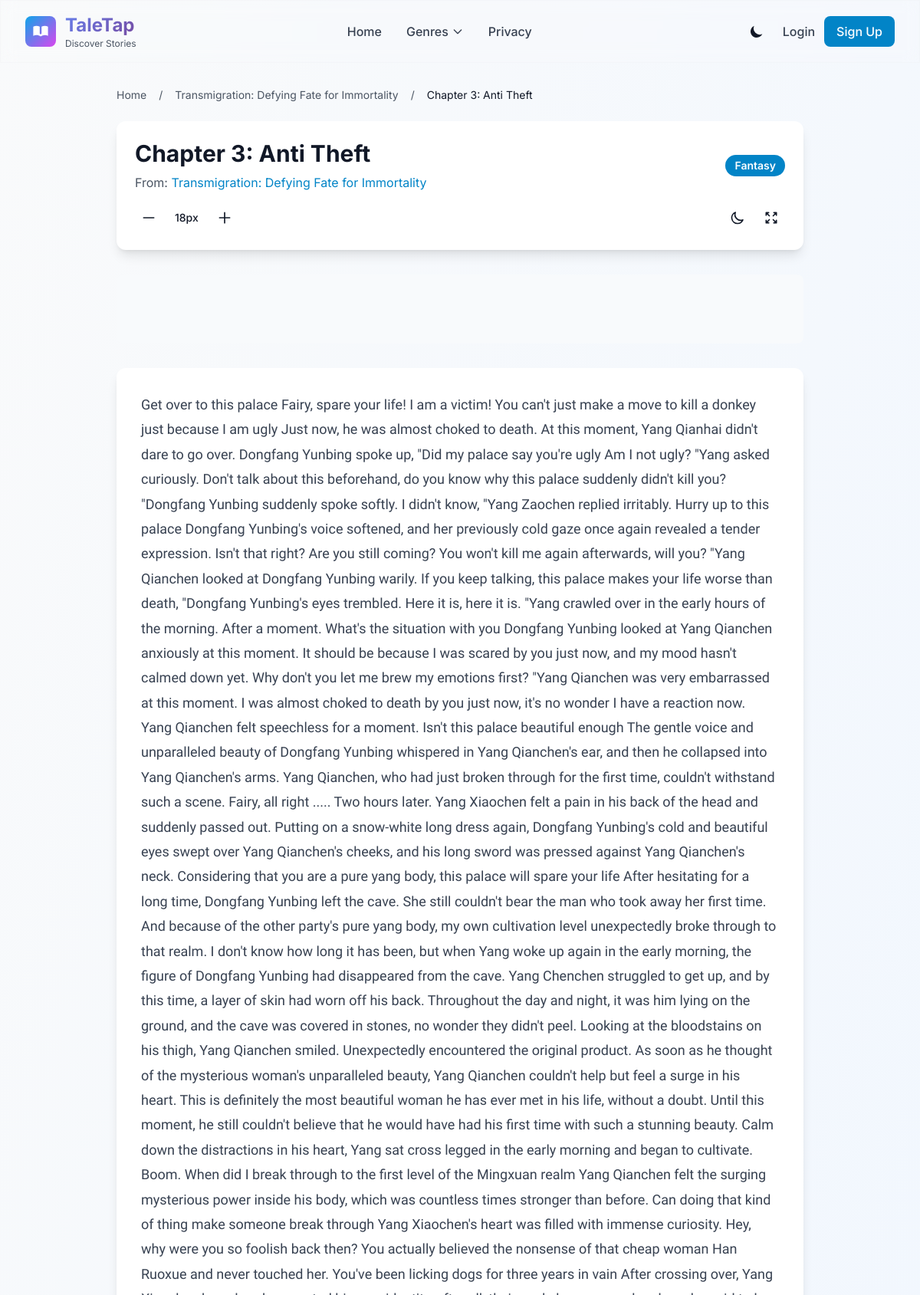
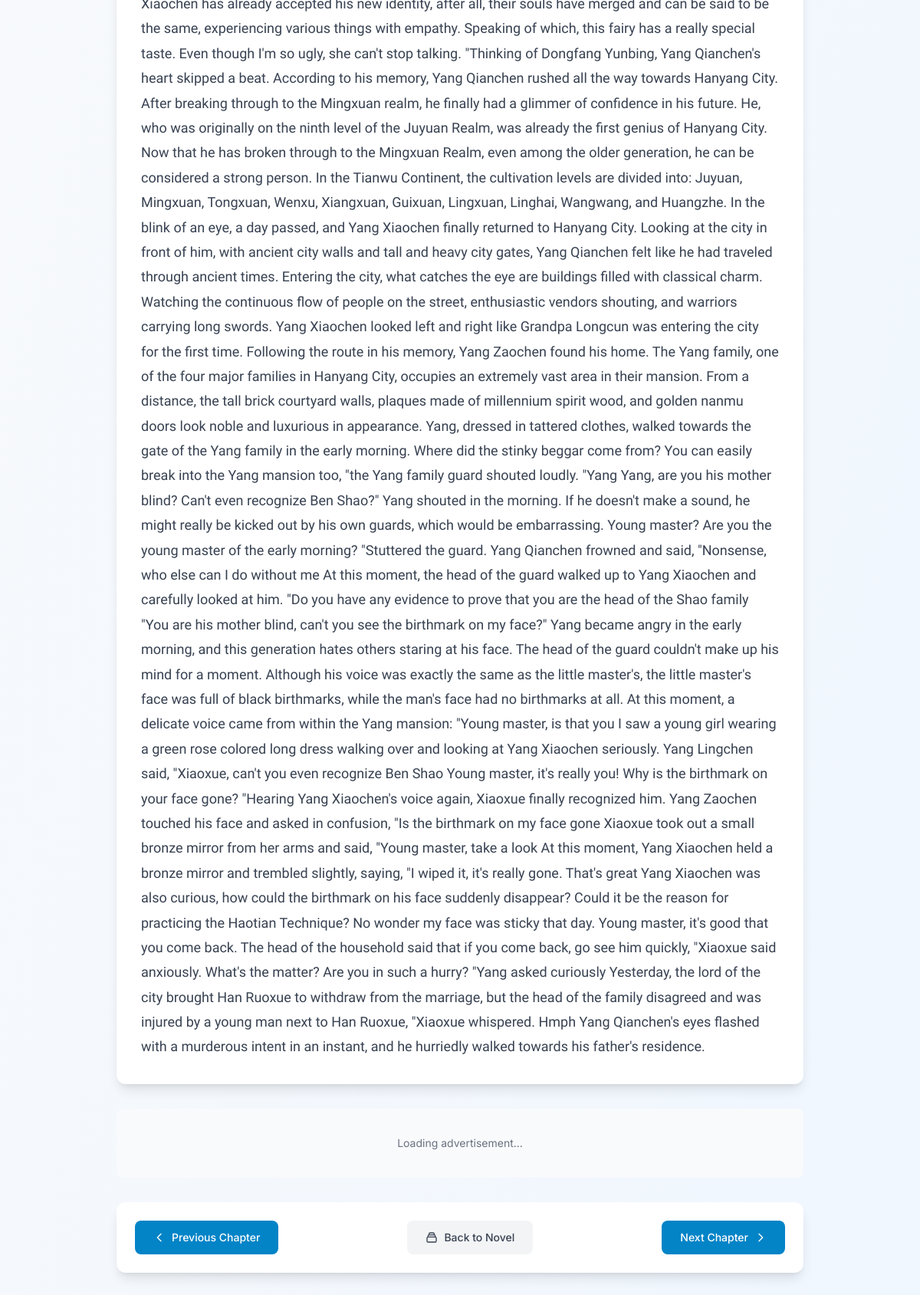
The app's page /novel/1/chapter/5 (upper part) with its own data (2 pictures, top to bottom).
### models.py (models this page shows)
class Novel(db.Model):
    id = db.Column(db.Integer, primary_key=True)
    title = db.Column(db.String(100), nullable=False)
    description = db.Column(db.Text, nullable=False)
    cover_image = db.Column(db.String(200))  # 封面图片路径
    chapters = db.relationship('Chapter', backref='novel', lazy=True)
    category = db.Column(db.String(50))

class Chapter(db.Model):
    id = db.Column(db.Integer, primary_key=True)
    novel_id = db.Column(db.Integer, db.ForeignKey('novel.id'), nullable=False)
    title = db.Column(db.String(100), nullable=False)
    content = db.Column(db.Text, nullable=False)
    comments = db.relationship('Comment', backref='chapter', lazy=True)

### app.py (the view)
@app.route('/novel/<int:novel_id>/chapter/<int:chapter_id>')
def chapter(novel_id, chapter_id):
    chapter = Chapter.query.get_or_404(chapter_id)
    if chapter.novel_id != novel_id:
        flash('Chapter does not belong to this novel')  # '章节不属于该小说'
        return redirect(url_for('novel', novel_id=novel_id))
    chapters = Chapter.query.filter_by(novel_id=novel_id).order_by(Chapter.id).all()
    chapter_ids = [c.id for c in chapters]
    current_index = chapter_ids.index(chapter_id)
    prev_chapter_id = chapter_ids[current_index - 1] if current_index > 0 else None
    next_chapter_id = chapter_ids[current_index + 1] if current_index < len(chapter_ids) - 1 else None
    form = CommentForm()
    return render_template('chapter.html', chapter=chapter, form=form,
                           prev_chapter_id=prev_chapter_id, next_chapter_id=next_chapter_id, novel_id=novel_id)

### templates/chapter.html (shortened to what this page needs)
{% extends 'base.html' %}
{% block content %}
<div class="max-w-4xl mx-auto">
    <nav class="text-sm text-gray-600 dark:text-gray-400 mb-6" aria-label="Breadcrumb">
        <ol class="flex items-center space-x-2">
            <li><a href="{{ url_for('index') }}" class="hover:text-primary-600 dark:hover:text-primary-400">Home</a></li>
            <li><span class="mx-2">/</span></li>
            <li><a href="{{ url_for('novel', novel_id=chapter.novel.id) }}" class="hover:text-primary-600 dark:hover:text-primary-400">{{ chapter.novel.title }}</a></li>
            <li><span class="mx-2">/</span></li>
            <li class="text-gray-900 dark:text-gray-100">{{ chapter.title }}</li>
        </ol>
    </nav>
    <div class="bg-white dark:bg-gray-800 rounded-xl shadow-lg p-6 mb-8">
        <div class="flex items-center justify-between mb-4">
            <div>
                <h1 class="text-3xl font-bold text-gray-900 dark:text-white mb-2">{{ chapter.title }}</h1>
                <p class="text-gray-600 dark:text-gray-300">From: <a href="{{ url_for('novel', novel_id=chapter.novel.id) }}" class="text-primary-600 dark:text-primary-400 hover:underline">{{ chapter.novel.title }}</a></p>
            </div>
            {% if chapter.novel.category %}
            <span class="px-3 py-1 text-sm font-semibold text-white bg-primary-600 rounded-full">
                {{ chapter.novel.category }}
            </span>
            {% endif %}
        </div>
        <div class="flex items-center justify-between flex-wrap gap-4">
            <div class="flex items-center space-x-4">
                <button id="font-size-decrease" class="p-2 rounded-lg hover:bg-gray-100 dark:hover:bg-gray-700 transition-colors" title="Decrease font size">
                    <svg class="w-5 h-5" fill="none" stroke="currentColor" viewBox="0 0 24 24">
                        <path stroke-linecap="round" stroke-linejoin="round" stroke-width="2" d="M20 12H4"/>
                    </svg>
                </button>
                <span id="font-size-display" class="text-sm font-medium">18px</span>
                <button id="font-size-increase" class="p-2 rounded-lg hover:bg-gray-100 dark:hover:bg-gray-700 transition-colors" title="Increase font size">
                    <svg class="w-5 h-5" fill="none" stroke="currentColor" viewBox="0 0 24 24">
                        <path stroke-linecap="round" stroke-linejoin="round" stroke-width="2" d="M12 4v16m8-8H4"/>
                    </svg>
                </button>
            </div>
            <div class="flex items-center space-x-2">
                <button id="toggle-dark-mode" class="p-2 rounded-lg hover:bg-gray-100 dark:hover:bg-gray-700 transition-colors" title="Toggle dark mode">
                    <svg class="w-5 h-5" fill="none" stroke="currentColor" viewBox="0 0 24 24">
                        <path stroke-linecap="round" stroke-linejoin="round" stroke-width="2" d="M20.354 15.354A9 9 0 018.646 3.646 9.003 9.003 0 0012 21a9.003 9.003 0 008.354-5.646z"/>
                    </svg>
                </button>
                <button id="toggle-fullscreen" class="p-2 rounded-lg hover:bg-gray-100 dark:hover:bg-gray-700 transition-colors" title="Toggle fullscreen">
                    <svg class="w-5 h-5" fill="none" stroke="currentColor" viewBox="0 0 24 24">
                        <path stroke-linecap="round" stroke-linejoin="round" stroke-width="2" d="M4 8V4m0 0h4M4 4l5 5m11-1V4m0 0h-4m4 0l-5 5M4 16v4m0 0h4m-4 0l5-5m11 5l-5-5m5 5v-4m0 4h-4"/>
                    </svg>
                </button>
            </div>
        </div>
    </div>
    <div class="ad-container mb-8">
    </div>
    <div class="bg-white dark:bg-gray-800 rounded-xl shadow-lg p-8 mb-8">
        <div id="chapter-content" class="chapter-content prose prose-lg max-w-none dark:prose-invert">
            {{ chapter.content | safe }}
        </div>
    </div>
    <div class="ad-container mb-8">
    </div>
    <div class="bg-white dark:bg-gray-800 rounded-xl shadow-lg p-6 mb-8">
        <div class="flex justify-between items-center">
            {% if prev_chapter_id %}
                <a href="{{ url_for('chapter', novel_id=novel_id, chapter_id=prev_chapter_id) }}"
                   class="inline-flex items-center px-6 py-3 text-sm font-medium text-white bg-primary-600 hover:bg-primary-700 rounded-lg transition-colors">
                    <svg class="w-4 h-4 mr-2" fill="none" stroke="currentColor" viewBox="0 0 24 24">
                        <path stroke-linecap="round" stroke-linejoin="round" stroke-width="2" d="M15 19l-7-7 7-7"/>
                    </svg>
                    Previous Chapter
                </a>
            {% endif %}
            <a href="{{ url_for('novel', novel_id=chapter.novel.id) }}"
               class="inline-flex items-center px-6 py-3 text-sm font-medium text-gray-700 dark:text-gray-300 bg-gray-100 dark:bg-gray-700 hover:bg-gray-200 dark:hover:bg-gray-600 rounded-lg transition-colors">
                <svg class="w-4 h-4 mr-2" fill="none" stroke="currentColor" viewBox="0 0 24 24">
                    <path stroke-linecap="round" stroke-linejoin="round" stroke-width="2" d="M19 11H5m14 0a2 2 0 012 2v6a2 2 0 01-2 2H5a2 2 0 01-2-2v-6a2 2 0 012-2m14 0V9a2 2 0 00-2-2M5 11V9a2 2 0 012-2m0 0V5a2 2 0 012-2h6a2 2 0 012 2v2M7 7h10"/>
                </svg>
                Back to Novel
            </a>
            {% if next_chapter_id %}
                <a href="{{ url_for('chapter', novel_id=novel_id, chapter_id=next_chapter_id) }}"
                   class="inline-flex items-center px-6 py-3 text-sm font-medium text-white bg-primary-600 hover:bg-primary-700 rounded-lg transition-colors">
                    Next Chapter
                    <svg class="w-4 h-4 ml-2" fill="none" stroke="currentColor" viewBox="0 0 24 24">
                        <path stroke-linecap="round" stroke-linejoin="round" stroke-width="2" d="M9 5l7 7-7 7"/>
                    </svg>
                </a>
            {% endif %}
        </div>
    </div>
</div>
{% endblock %}

### templates/base.html (style rules this page uses)
.ad-container { margin: 2rem 0; text-align: center; min-height: 90px; background: #f8fafc; border-radius: 8px; display: flex; align-items: center; justify-content: center; }
.chapter-content { font-family: 'Georgia', serif; line-height: 1.8; font-size: 1.125rem; color: #374151; }

### records on screen
Novel: novel "Transmigration: Defying Fate for Immortality", novel.category "Fantasy"
Chapter: title "Chapter 3: Anti Theft", content "Get over to this palace Fairy, spare your life! I am a victim! You can't just make a move to kill a donkey just because I am ugly Just now, he was almost choked to death. At this moment, Yang Qianhai didn't dare to go over. Dongfang Yunbing spoke up, \"Did my palace say you're ugly Am I not ugly? \"Yang asked curiously. Don't talk about this beforehand, do you know why this palace suddenly didn't kill you? \"Dongfang Yunbing suddenly spoke softly. I didn't know, \"Yang Zaochen replied irritably. Hurry up to this palace Dongfang Yunbing's voice softened, and her previously cold gaze once again revealed a tender expression. Isn't that right? Are you still coming? You won't kill me again…"
